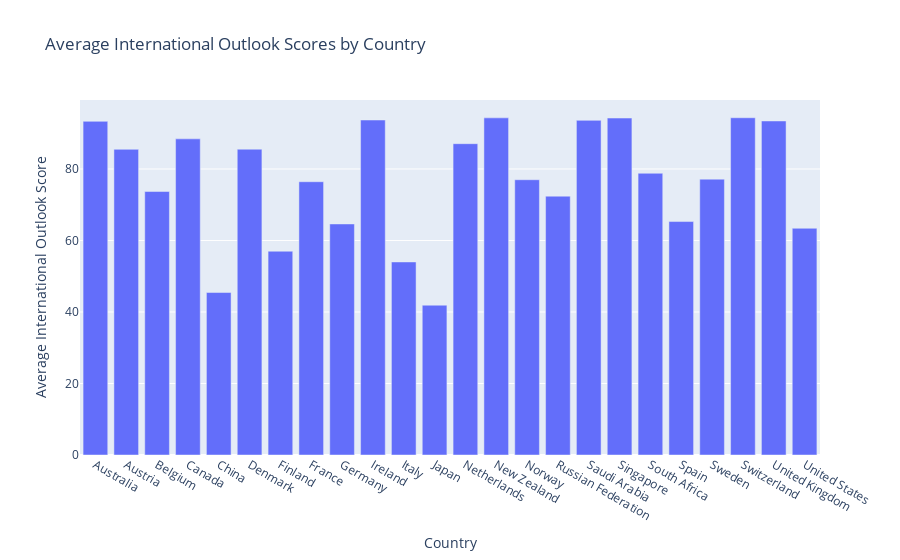

This figure's notebook cell:
### Markdown cell above
Which countries have the best international outlook in their universities?

Visualization: Bar Chart
Description: Rank countries by their average scores in international outlook.
Insights: Highlight global educational hubs that attract international students and faculty.

### Code cell
avg_international_outlook = merged_data.groupby('Country Name')['scores_international_outlook'].mean().reset_index()

fig = px.bar(
    avg_international_outlook,
    x='Country Name',
    y='scores_international_outlook',
    title='Average International Outlook Scores by Country',
    labels={'Country Name': 'Country', 'scores_international_outlook': 'Average International Outlook Score'}
)
#fig.show()
init_notebook_mode(connected=True)
iplot(fig)

### Figure 1 — Plotly figure (JSON) as saved in the notebook; plotly's stock layout.template omitted (floating-point values rounded to 4 significant figures)
{"data": [{"alignmentgroup": "True", "hovertemplate": "Country=%{x}<br>Average International Outlook Score=%{y}<extra></extra>", "legendgroup": "", "marker": {"color": "#636efa", "pattern": {"shape": ""}}, "name": "", "offsetgroup": "", "orientation": "v", "showlegend": false, "textposition": "auto", "type": "bar", "x": ["Australia", "Austria", "Belgium", "Canada", "China", "Denmark", "Finland", "France", "Germany", "Ireland", "Italy", "Japan", "Netherlands", "New Zealand", "Norway", "Russian Federation", "Saudi Arabia", "Singapore", "South Africa", "Spain", "Sweden", "Switzerland", "United Kingdom", "United States"], "xaxis": "x", "y": [93.33, 85.5, 73.7, 88.43, 45.45, 85.53, 57, 76.44, 64.63, 93.7, 54, 41.9, 87.08, 94.3, 77, 72.4, 93.6, 94.25, 78.8, 65.3, 77.16, 94.33, 93.43, 63.42], "yaxis": "y"}], "layout": {"barmode": "relative", "legend": {"tracegroupgap": 0}, "title": {"text": "Average International Outlook Scores by Country"}, "xaxis": {"anchor": "y", "domain": [0, 1], "title": {"text": "Country"}}, "yaxis": {"anchor": "x", "domain": [0, 1], "title": {"text": "Average International Outlook Score"}}}}
